Frame 1 (no input): blank canvas, image omitted
Frame 60 (the mouse pressed at the canvas centre just before this capture): blank canvas, image omitted
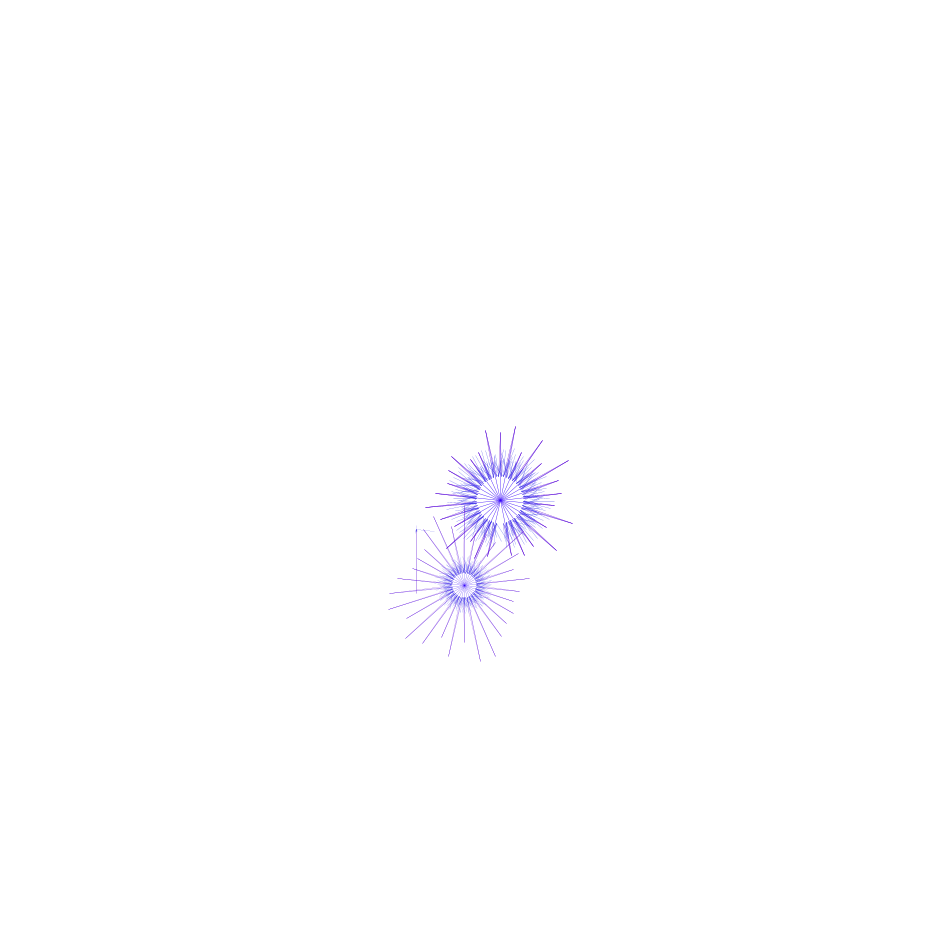
Frame 120 (the mouse held since frame 60 and released just before this capture)

The Processing sketch whose frames 1 and 60 were blank and that drew this single picture after the mouse press (run headless with seeded random() and noise(); from frame 60 on, the mouse is pressed at the canvas centre):

// Processing sketch: processing_76464
// ── processing_76464.pde

int iEen = 0;
int eenAdd = 12;
int eenStroke = 1;

float  x = random(0,0.3);

int iTwee = 0;
int tweeAdd = 6;
int tweeStroke = 2;

int iDrie = 0;
int drieAdd = 15;
int drieStroke = 5;

int iVier = 0;
int vierAdd = 28;
int vierStroke = 2;

float rndm;

void setup() {
  size(950, 950);
  
  background(255);
  smooth();
  strokeWeight(2);

}

  
float xPos = 500;
float yPos = 500;

void draw(){
  //  stroke(0,random(100));
  if(mousePressed == true){
    een();
  }
  }
  
  void een(){
    iEen+=eenAdd;
   // println(iEen);
    if(iEen>350){
      xPos = xPos +=random(-100,100);
      yPos = yPos +=random(-100,100);
      iEen = 0;
      x= random(0,0.2);
      //color c = (random(100,0,200);
    }
 
    pushMatrix();
    translate(xPos,yPos);
    rndm = random(50,80);
    rotate(radians(iEen));
    strokeWeight(2*x);
    stroke(50,0,250);
    line(0, 0, 0, rndm);
    stroke(100,0,200);
    strokeWeight(1.5*x);
    line(0,rndm,-7*x,120*x);
    line(0,rndm,7*x,120*x);
    
    strokeWeight(1*x);
    stroke(20,20,230);
    line(-7*x,120*x,random(18*x,23*x),random(190*x,210*x));
    line(-7*x,120*x,0,random(190*x,210*x)); 
    line(-7*x,120*x,random(-18*x,-23*x),random(190*x,210*x));
    
    line(7*x,120*x,random(18,23*x),random(190*x,230*x));
    line(7*x,120*x,0,random(190*x,210*x)); 
    line(7*x,120*x,random(-18*x,-23*x),random(190*x,230*x));
    
    line(7*x,120*x,random(18*x,23*x),random(230*x,280*x));
    line(7*x,120*x,0,random(190*x,210*x)); 
    line(7*x,120*x,random(-18*x,-23*x),random(230*x,280*x));
    popMatrix();
   
  }
  
 
